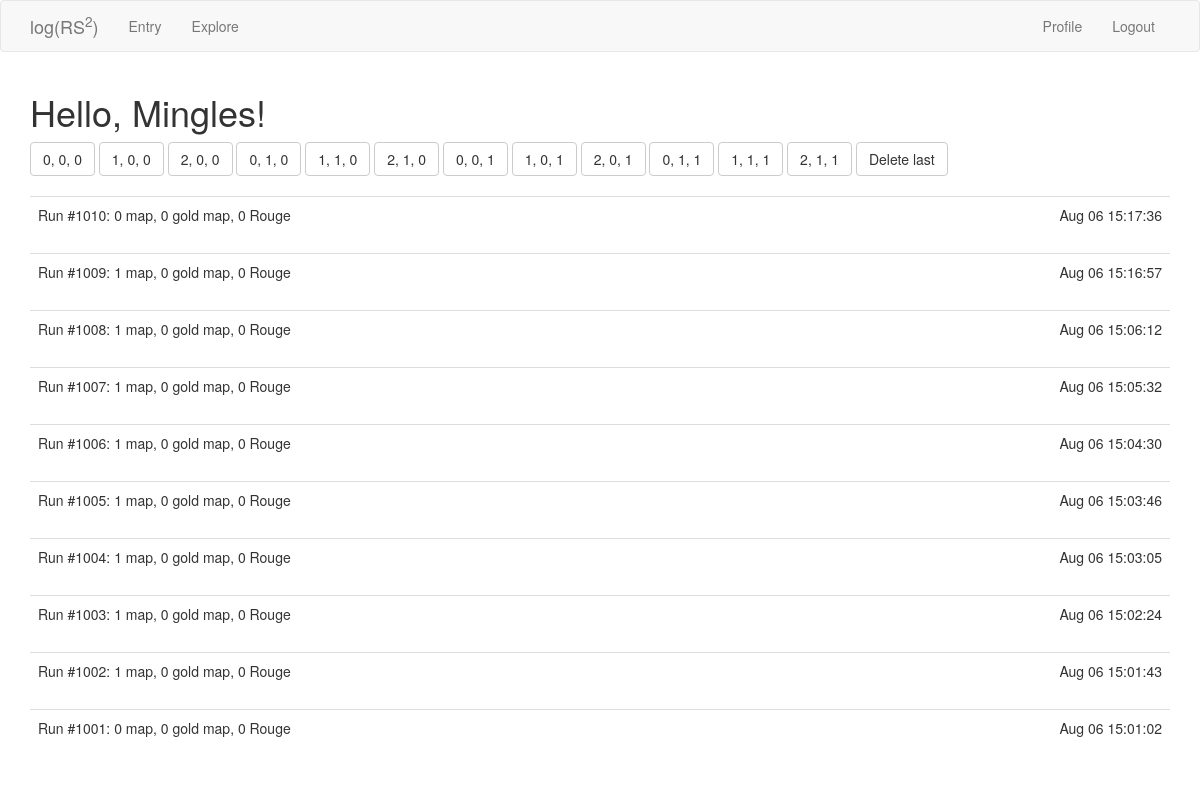
The page /entry/map (signed in) on the database as committed earlier.
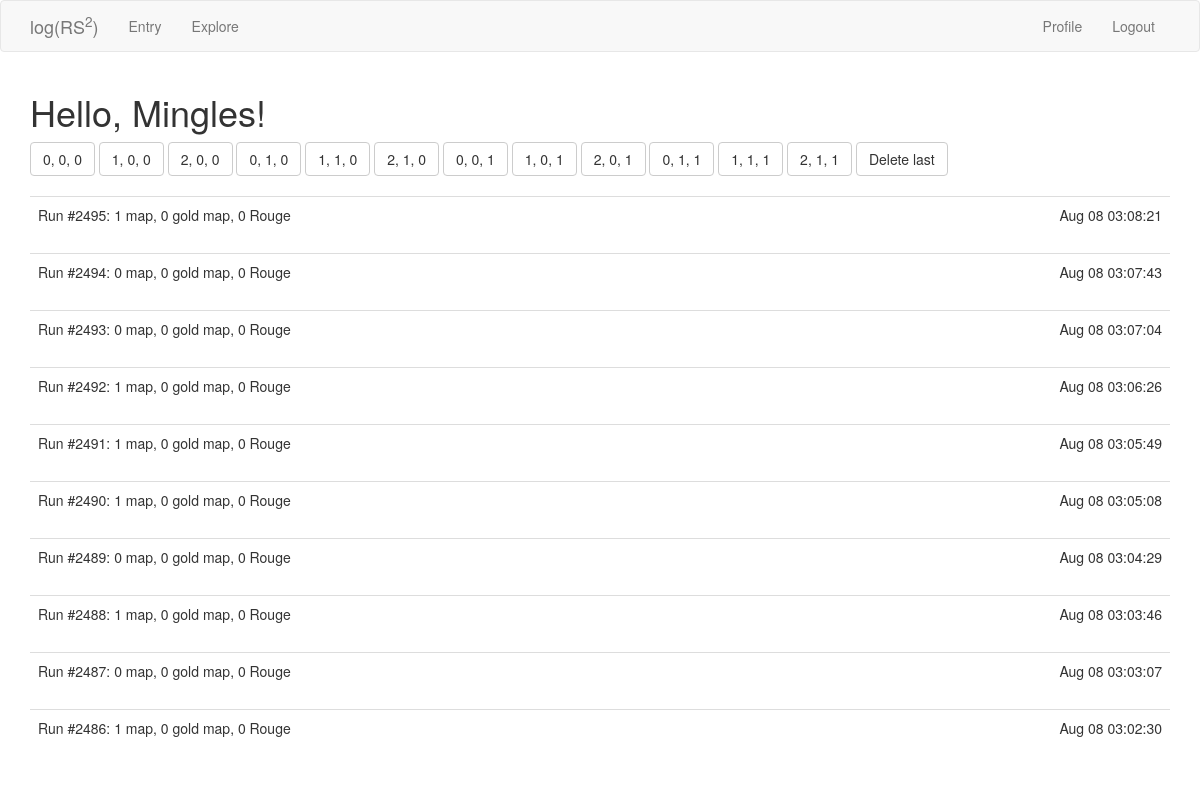
The same page on the database as committed later.
### app/models.py (models this page shows, shortened)
class MapDrop(db.Model):
    id = db.Column(db.Integer, primary_key=True)
    map = db.Column(db.Integer)
    gold_map = db.Column(db.Integer)
    rouge = db.Column(db.Integer)
    time = db.Column(db.DateTime, index=True, default=datetime.utcnow)
    user_id = db.Column(db.Integer, db.ForeignKey('user.id'))
    run = db.Column(db.Integer)

### app/routes.py (the view, shortened to what this page needs)
@app.route('/entry/map', methods=['GET', 'POST'])
@login_required
def entry():
    mapdrops = current_user.map_drops.order_by(MapDrop.time.desc()).limit(app.config['MAPDROPS_PER_PAGE']).all()
    form = MapDropForm()
    return render_template('entry.html', title='Entry', mapdrops=mapdrops, form=form)

### app/forms.py
class MapDropForm(FlaskForm):
    m0g0r0 = SubmitField('0, 0, 0')
    m1g0r0 = SubmitField('1, 0, 0')
    m2g0r0 = SubmitField('2, 0, 0')
    m0g1r0 = SubmitField('0, 1, 0')
    m1g1r0 = SubmitField('1, 1, 0')
    m2g1r0 = SubmitField('2, 1, 0')
    m0g0r1 = SubmitField('0, 0, 1')
    m1g0r1 = SubmitField('1, 0, 1')
    m2g0r1 = SubmitField('2, 0, 1')
    m0g1r1 = SubmitField('0, 1, 1')
    m1g1r1 = SubmitField('1, 1, 1')
    m2g1r1 = SubmitField('2, 1, 1')
    delete = SubmitField('Delete last')

### app/models.py (called while the page is built)
@login.user_loader
def load_user(id):
    return User.query.get(int(id))

### app/routes.py (called while the page is built)
@app.before_request
def before_request():
    if current_user.is_authenticated:
        current_user.last_seen = datetime.utcnow()
        db.session.commit()

### app/templates/entry.html (shortened to what this page needs)
{% extends "base.html" %}
{% import "bootstrap/wtf.html" as wtf %}
{% block app_content %}
    {% if not user_unknown %}
        <h1>Hello, {{ current_user.username }}!</h1>
    {% endif %}
    {% if form %}
        {{ wtf.quick_form(form) }}
        <br>
    {% endif %}
    {% for mapdrop in mapdrops %}
        {% include "_mapdrop.html" %}
    {% endfor %}
{% endblock %}

### app/templates/_mapdrop.html (shortened to what this page needs)
<table class="table table-hover">
    <tr>
        <td>
            Run #{{ mapdrop.run }}:
            {{ mapdrop.map }} map, {{ mapdrop.gold_map }} gold map, {{ mapdrop.rouge }} Rouge
        </td>
        <td align="right">
            {{ moment(mapdrop.time).format('MMM DD HH:mm:ss') }}
        </td>
    </tr>
</table>

Rows that differ between the two databases and show on the page:
no longer on this page (row unchanged): MapDrop: run "1010", map "0", gold_map "0", rouge "0", time "Aug 06 15:17:36"
no longer on this page (row unchanged): MapDrop: run "1009", map "1", gold_map "0", rouge "0", time "Aug 06 15:16:57"
no longer on this page (row unchanged): MapDrop: run "1008", map "1", gold_map "0", rouge "0", time "Aug 06 15:06:12"
no longer on this page (row unchanged): MapDrop: run "1007", map "1", gold_map "0", rouge "0", time "Aug 06 15:05:32"
no longer on this page (row unchanged): MapDrop: run "1006", map "1", gold_map "0", rouge "0", time "Aug 06 15:04:30"
no longer on this page (row unchanged): MapDrop: run "1005", map "1", gold_map "0", rouge "0", time "Aug 06 15:03:46"
no longer on this page (row unchanged): MapDrop: run "1004", map "1", gold_map "0", rouge "0", time "Aug 06 15:03:05"
no longer on this page (row unchanged): MapDrop: run "1003", map "1", gold_map "0", rouge "0", time "Aug 06 15:02:24"
no longer on this page (row unchanged): MapDrop: run "1002", map "1", gold_map "0", rouge "0", time "Aug 06 15:01:43"
no longer on this page (row unchanged): MapDrop: run "1001", map "0", gold_map "0", rouge "0", time "Aug 06 15:01:02"
added MapDrop: run "2495", map "1", gold_map "0", rouge "0", time "Aug 08 03:08:21"
added MapDrop: run "2494", map "0", gold_map "0", rouge "0", time "Aug 08 03:07:43"
added MapDrop: run "2493", map "0", gold_map "0", rouge "0", time "Aug 08 03:07:04"
added MapDrop: run "2492", map "1", gold_map "0", rouge "0", time "Aug 08 03:06:26"
added MapDrop: run "2491", map "1", gold_map "0", rouge "0", time "Aug 08 03:05:49"
added MapDrop: run "2490", map "1", gold_map "0", rouge "0", time "Aug 08 03:05:08"
added MapDrop: run "2489", map "0", gold_map "0", rouge "0", time "Aug 08 03:04:29"
added MapDrop: run "2488", map "1", gold_map "0", rouge "0", time "Aug 08 03:03:46"
added MapDrop: run "2487", map "0", gold_map "0", rouge "0", time "Aug 08 03:03:07"
added MapDrop: run "2486", map "1", gold_map "0", rouge "0", time "Aug 08 03:02:30"
